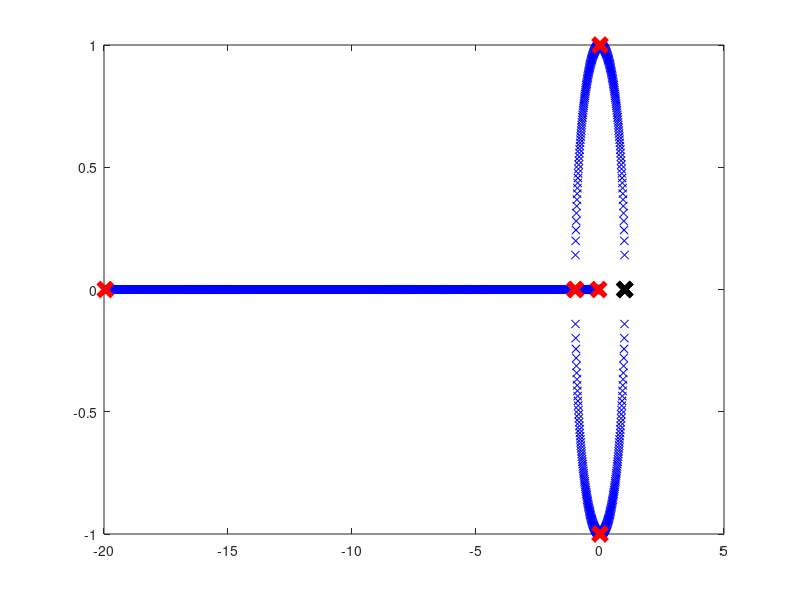
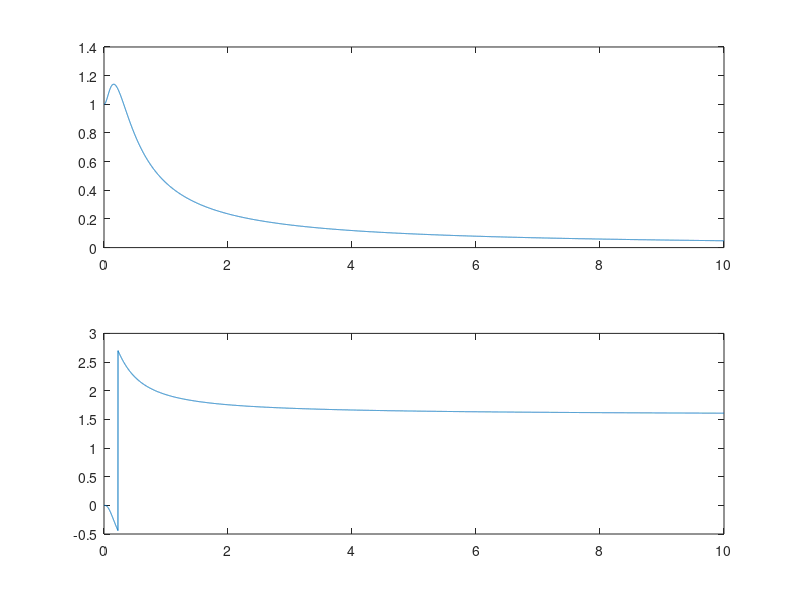
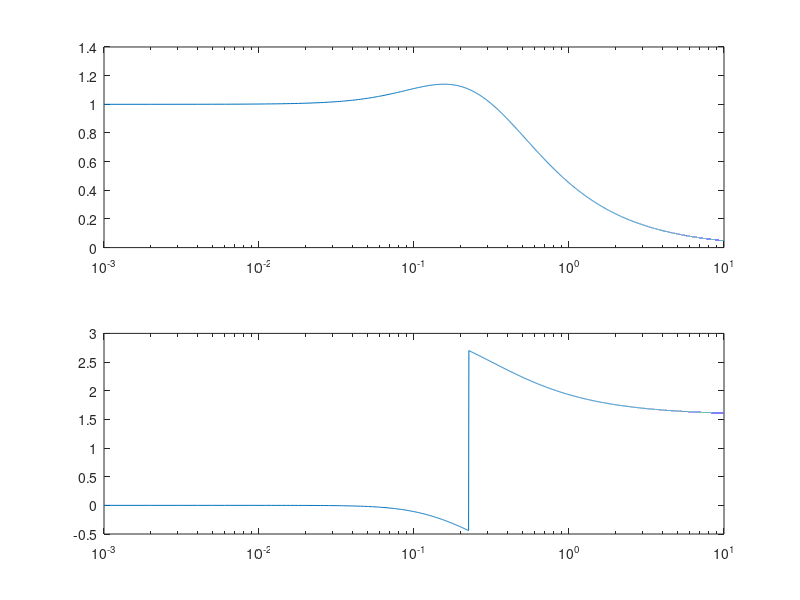

The MATLAB script that drew these images, in order:
clc; clear; close all;

for k=-1:0.01:10
    den=[1 2*k 1];
    poles=roots(den)
    plot(real(poles),imag(poles),'bx');
    hold on;
end

den_end=[1 2*(-1) 1];
poles_end=roots(den_end)
plot(real(poles_end),imag(poles_end),'kx','markersize',10,'Linewidth',4);
hold on;

den_start=[1 2*0 1];
poles_start=roots(den_start)
plot(real(poles_start),imag(poles_start),'rx','markersize',10,'Linewidth',4);
hold on;

den_start=[1 2*1 1];
poles_start=roots(den_start)
plot(real(poles_start),imag(poles_start),'rx','markersize',10,'Linewidth',4);
hold on;

den_start=[1 2*10 1];
poles_start=roots(den_start)
plot(real(poles_start),imag(poles_start),'rx','markersize',10,'Linewidth',4);
hold on;

f=0.001:0.001:10;
H=(4+36*pi^2.*f.^2).^0.5./((2-4*pi^2.*f.^2).^2+36*pi^2.*f.^2).^0.5;
A=atan(3*pi*f)-atan((6*pi*f)./(2-4*pi^2.*f.^2));

figure(2)
subplot(2,1,1)
plot(f,H)
subplot(2,1,2)
plot(f,A)

figure(3)
subplot(2,1,1)
semilogx(f,H)
subplot(2,1,2)
semilogx(f,A)
